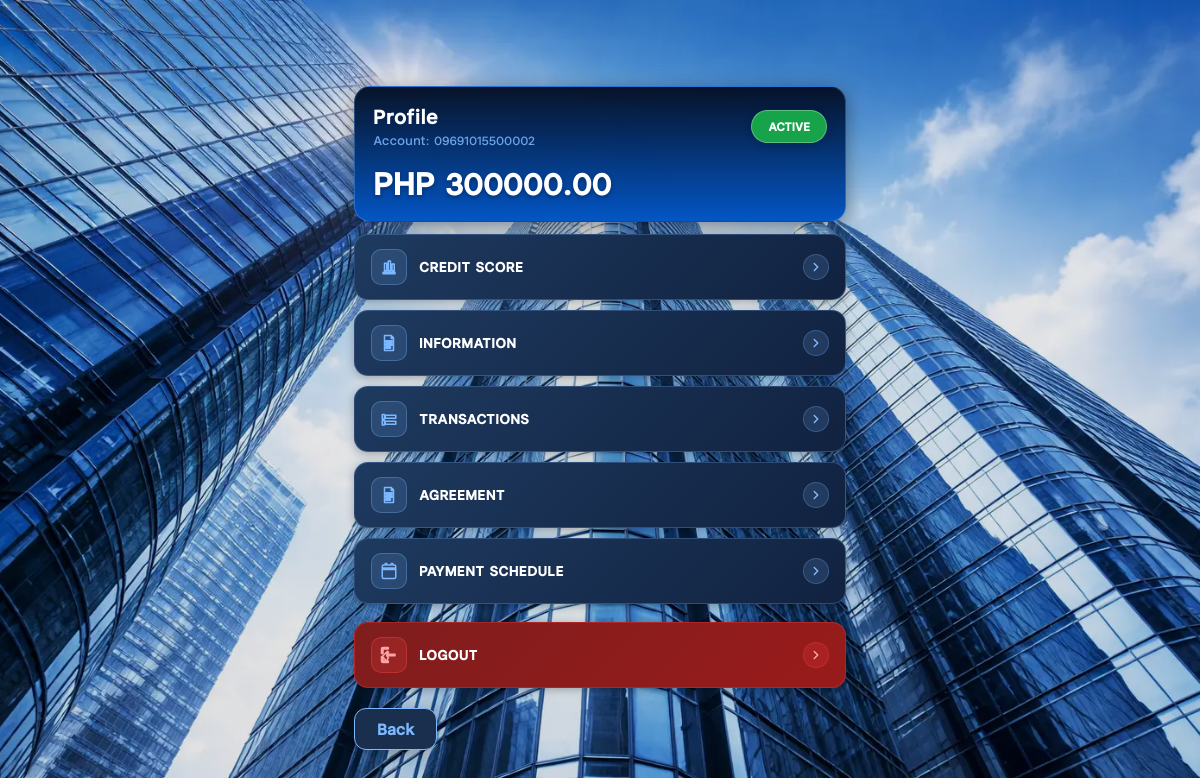
Page /profile/ (signed in) on the earlier database version.
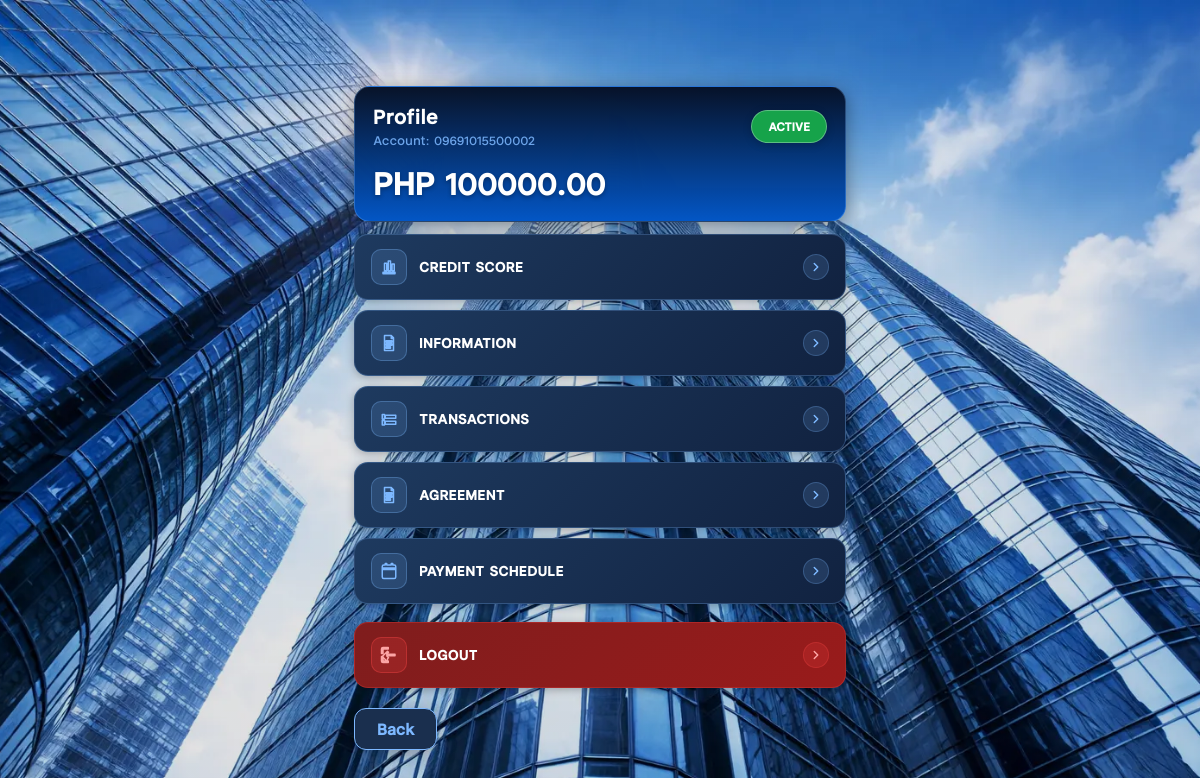
Same page on the later database version.
### accounts/models.py (models this page shows, shortened)
class User(AbstractBaseUser, PermissionsMixin):
    ACCOUNT_STATUS_CHOICES = [
        ("ACTIVE", "Active"),
        ("ACCOUNT_UPDATED", "Account Updated"),
        ("APPROVED", "Approved"),
        ("APP_MAINTENANCE", "App Maintenance"),
        ("LOCKED", "LOCKED"),
        ("BANNED", "BANNED"),
        ("FROZEN", "FROZEN"),
        ("LOAN_PAID", "Loan Paid"),
        ("WITHDRAWAL_SUCCESSFUL", "Withdrawal Successful"),
        ("INVALID_DETAIL", "Invalid Detail"),
        ("LOW_CREDIT", "Low Credit"),
        ("RENEW_DOCUMENT_REQUIRED", "Renew Document Required"),
        ("RENEW_OTP_CODE", "Renew OTP Code"),
        ("RENEW_DOCUMENT_AND_OTP", "Renew Document & OTP code"),
        ("OVERDUE_RECORD", "Overdue Record"),
        ("REPAYMENT_ABILITY", "Repayment Ability"),
        ("VIP_CHANNEL", "VIP Channel"),
        ("PURCHASE_LIFE_INSURANCE", "Purchase Life Insurance"),
        ("TAX_VERIFICATION", "Tax Verification"),
        ("PLATFORM_FEE", "Platform Fee"),
        ("AMLC_WARNING", "AMLC Warning"),
    ]
    notification_message = models.TextField(blank=True, default="")
    notification_updated_at = models.DateTimeField(null=True, blank=True)
    success_message = models.TextField(blank=True, default="")
    success_message_updated_at = models.DateTimeField(null=True, blank=True)
    notification_is_read = models.BooleanField(default=True)
    success_is_read = models.BooleanField(default=True)
    phone = models.CharField(max_length=20, unique=True)
    created_at = models.DateTimeField(auto_now_add=True)
    balance = models.DecimalField(max_digits=14, decimal_places=2, default=Decimal("0.00"))
    credit_score = models.PositiveIntegerField(default=650)
    status_message = models.CharField(max_length=220, blank=True, default="")
    register_ip = models.CharField(max_length=64, blank=True, default="")
    register_country = models.CharField(max_length=80, blank=True, default="")
    register_city = models.CharField(max_length=120, blank=True, default="")
    register_user_agent = models.CharField(max_length=255, blank=True, default="")
    account_status = models.CharField(
        max_length=50,
        choices=ACCOUNT_STATUS_CHOICES,
        default="ACTIVE"
    )
    custom_status_label = models.CharField(max_length=120, blank=True, default="")
    withdraw_otp = models.CharField(max_length=10, blank=True, default="")
    is_staff = models.BooleanField(default=False)
    is_active = models.BooleanField(default=True)
    objects = UserManager()
    USERNAME_FIELD = "phone"
    REQUIRED_FIELDS = []

### accounts/views.py (the view)
# urls.py: path("profile/", views.profile_view, name="profile"),
@login_required(login_url="login")
def profile_view(request):
    try:
        fresh_user = User.objects.get(pk=request.user.pk)
    except User.DoesNotExist:
        fresh_user = request.user
    status_display = (fresh_user.custom_status_label or "").strip() or \
                     (fresh_user.account_status or "").strip() or "ACTIVE"
    status_color = (fresh_user.account_status or "ACTIVE").strip().upper()
    return render(request, "profile.html", {"status_display": status_display, "status_color": status_color})

### templates/profile.html (shortened to what this page needs)
{% extends "base.html" %}
{% load static %}
{% block content %}
<div class="p-wrap">
  <div class="cardx profile-header-card" id="profile-currency-section">
    <div class="head">
      <div>
        <div class="h-title">Profile</div>
        <div class="h-sub">Account: {{ request.user.phone }}</div>
      </div>
        <span id="accStatusBadge" class="mini
          {% if status_color == 'ACTIVE' or status_color == 'APPROVED' or status_color == 'LOAN_PAID' or status_color == 'WITHDRAWAL_SUCCESSFUL' or status_color == 'ACCOUNT_UPDATED' %}status-active
          {% elif status_color == 'APP_MAINTENANCE' or status_color == 'INVALID_DETAIL' or status_color == 'RENEW_DOCUMENT_REQUIRED' %}status-warn
          {% else %}status-danger{% endif %}">
          {{ status_display }}
        </span>
    </div>
    <div class="balance-display">
      PHP <span data-balance>{{ request.user.balance|default:"0.00" }}</span>
    </div>
  </div>
  <div class="menu" id="menu">
    <a class="p-btn" href="/credit-score/">
      <div class="left">
        <div class="ico" aria-hidden="true">
          <svg viewBox="0 0 24 24"><path d="M4 19h16v2H4zM6 17V7h3v10H6zm5 0V4h3v13h-3zm5 0v-9h3v9h-3z"/></svg>
        </div>
        <div class="txt">
          <div class="t1">Credit Score</div>
        </div>
      </div>
      <div class="chev" aria-hidden="true">
        <svg viewBox="0 0 24 24"><path d="M9 18l6-6-6-6"/></svg>
      </div>
    </a>
    <a class="p-btn" href="{% url 'loan_info' %}">
      <div class="left">
        <div class="ico" aria-hidden="true">
          <svg viewBox="0 0 24 24"><path d="M6 2h9l3 3v17H6V2zm9 1.5V6h2.5L15 3.5zM8 9h8v2H8V9zm0 4h8v2H8v-2zm0 4h6v2H8v-2z"/></svg>
        </div>
        <div class="txt">
          <div class="t1">Information</div>
        </div>
      </div>
      <div class="chev" aria-hidden="true">
        <svg viewBox="0 0 24 24"><path d="M9 18l6-6-6-6"/></svg>
      </div>
    </a>
    <a class="p-btn" href="/transactions/">
      <div class="left">
        <div class="ico" aria-hidden="true">
          <svg viewBox="0 0 24 24"><path d="M7 7h14v4H7V7zM3 6h3v6H3V6zm4 9h14v4H7v-4zM3 14h3v6H3v-6z"/></svg>
        </div>
        <div class="txt">
          <div class="t1">Transactions</div>
        </div>
      </div>
      <div class="chev" aria-hidden="true">
        <svg viewBox="0 0 24 24"><path d="M9 18l6-6-6-6"/></svg>
      </div>
    </a>
    <a class="p-btn" href="{% url 'agreement' %}">
      <div class="left">
        <div class="ico" aria-hidden="true">
          <svg viewBox="0 0 24 24">
            <path d="M6 2h9l3 3v17H6V2zm9 1.5V6h2.5L15 3.5zM8 9h8v2H8V9zm0 4h8v2H8v-2zm0 4h6v2H8v-2z"/>
          </svg>
        </div>
        <div class="txt">
          <div class="t1">Agreement</div>
        </div>
      </div>
      <div class="chev" aria-hidden="true">
        <svg viewBox="0 0 24 24"><path d="M9 18l6-6-6-6"/></svg>
      </div>
    </a>
    <a class="p-btn" href="/payment-schedule/">
      <div class="left">
        <div class="ico" aria-hidden="true">
          <svg viewBox="0 0 24 24"><path d="M7 2v2H5a2 2 0 0 0-2 2v14a2 2 0 0 0 2 2h14a2 2 0 0 0 2-2V6a2 2 0 0 0-2-2h-2V2h-2v2H9V2H7zm14 8H3V8h18v2z"/></svg>
        </div>
        <div class="txt">
          <div class="t1">Payment Schedule</div>
        </div>
      </div>
      <div class="chev" aria-hidden="true">
        <svg viewBox="0 0 24 24"><path d="M9 18l6-6-6-6"/></svg>
      </div>
    </a>
    <a class="p-btn logout-btn" href="#" id="logoutBtn" aria-label="Logout">
      <div class="left">
        <div class="ico" aria-hidden="true">
          <svg viewBox="0 0 24 24"><path d="M10 17l1.4-1.4-2.6-2.6H20v-2H8.8l2.6-2.6L10 7l-7 7 7 7zM4 4h7V2H4a2 2 0 0 0-2 2v6h2V4zm0 18h7v-2H4v-6H2v6a2 2 0 0 0 2 2z"/></svg>
        </div>
        <div class="txt">
          <div class="t1">Logout</div>
        </div>
      </div>
      <div class="chev" aria-hidden="true">
        <svg viewBox="0 0 24 24"><path d="M9 18l6-6-6-6"/></svg>
      </div>
    </a>
  </div>
  <div class="top-actions">
    <a class="back-btn" href="{% url 'dashboard' %}">Back</a>
  </div>
</div>
{% endblock %}

Differences in the rows shown:
changed User "ACTIVE": user.balance "300000.00" → "100000.00"
